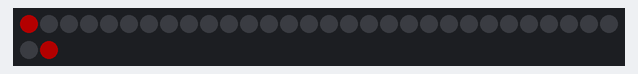
A sketch run on a simulated ATtiny85, built with avr-gcc and run on an emulated ATtiny85. On the bench: 32 RGB LEDs in strip order, left to right, continuing on the next row. Dim RGB values are drawn brighter than linear.

Above: at 0.16 s.
At 5.31 s:
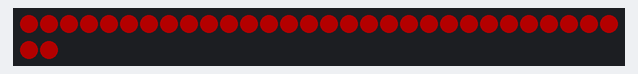
At 9.82 s:
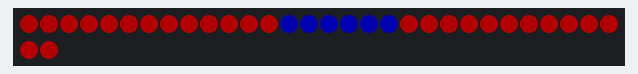
At 19.81 s:
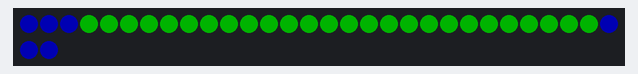
At 31.09 s:
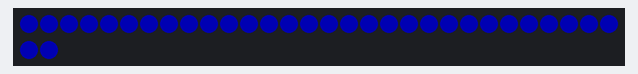
At 39.78 s:
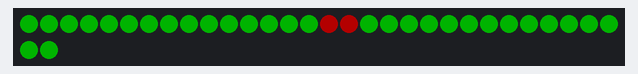

The sketch:

sketch20170625.ino
```cpp
#include <Adafruit_NeoPixel.h>
#ifdef __AVR_ATtiny85__ // Trinket, Gemma, etc.
  #include <avr/power.h>
#endif

#define PIN 0

Adafruit_NeoPixel pixels = Adafruit_NeoPixel(32, PIN);

void setup()
{
  #ifdef __AVR_ATtiny85__ // Trinket, Gemma, etc.
    if(F_CPU == 16000000) clock_prescale_set(clock_div_1);
  #endif

  pixels.begin();
  pixels.setBrightness(60);
}

void ferrisWheel(uint32_t color)
{
  for (uint8_t i=0; i < 16; i++)
  {
    pixels.setPixelColor(i,color);
    pixels.setPixelColor(31-i, color); // Second eye (flipped)
    pixels.show();
    // if( (offset + i) < 0) c = color; // 2 pixels on...
    delay(30);
  }

  return true;
}

// uint32_t colorArr[] = {0xFF0000, 0x00FF00};//, 0x0000FF};//, 0xFFFF00, 0x00FFFF};
uint32_t customColor = 0xFF0000;
int arrIndex = 0;

void loop()
{
  ferrisWheel(customColor);
  arrIndex++;

  customColor >>= 8;
  if(!customColor) customColor = 0xFF0000; // Reset to red
}
```
